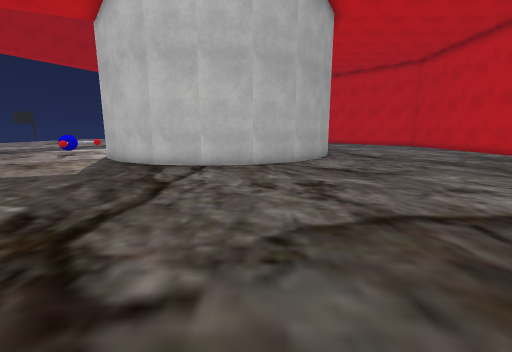
view 1 (above)

19 first-person views from a walk through a Unity game level. The camera is 1.3 m above the floor, tilts 10° down and sees 90° across. The floor is counted in squares, 1 m on a side. Each view is taken from the middle of a square. On the plan, view 1 faces up. The plan holds only what a view shows up to about 13 squares ahead; the rest is blank. The place goes on beyond the plan. The player is left out. Some surface patterns are stand-ins.

view 2
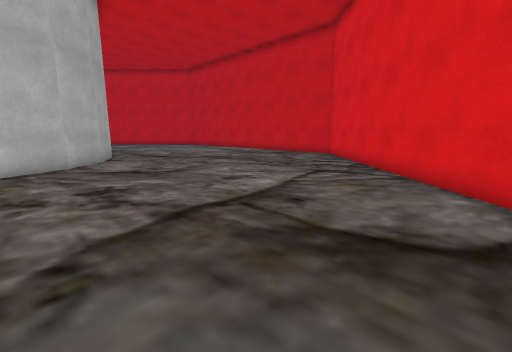

view 3
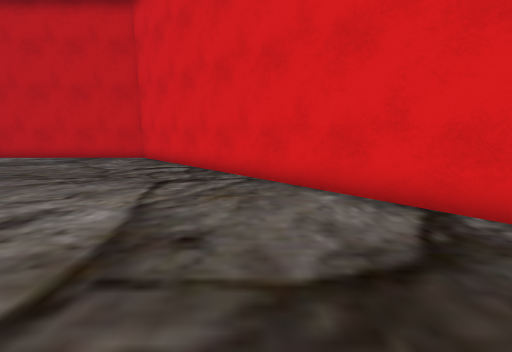

view 4
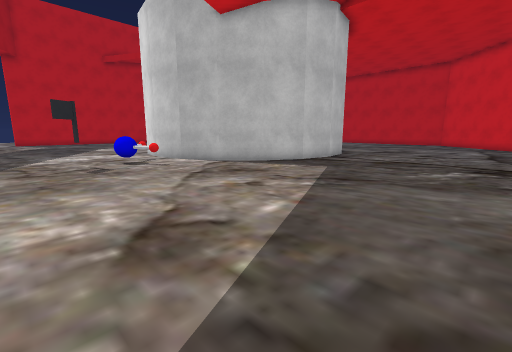

view 5
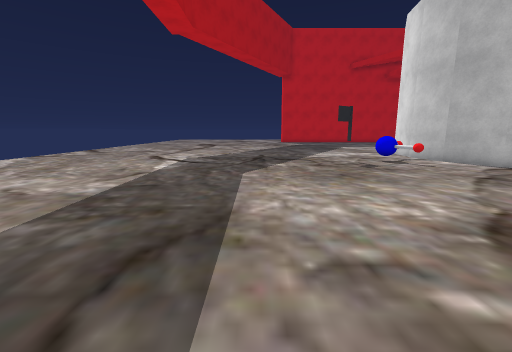

view 6
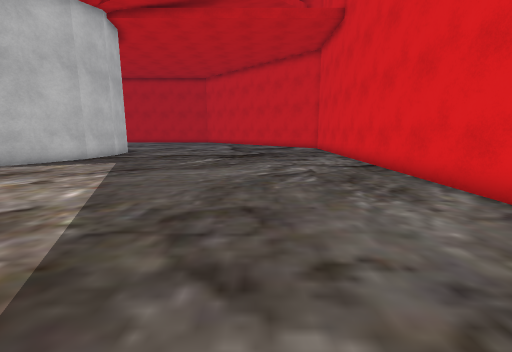

view 7
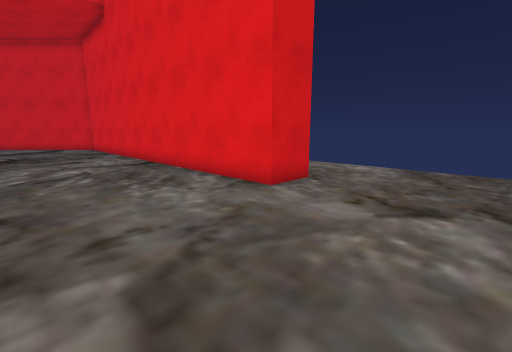

view 8
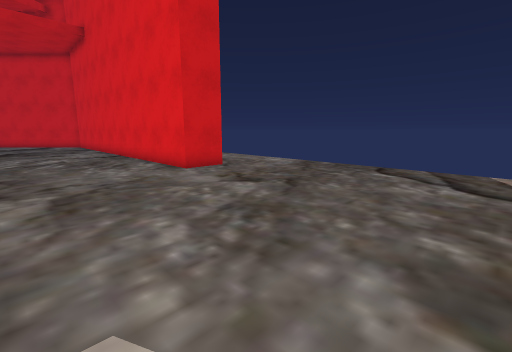

view 9
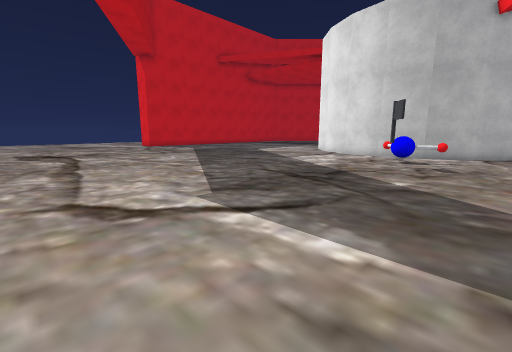

view 10
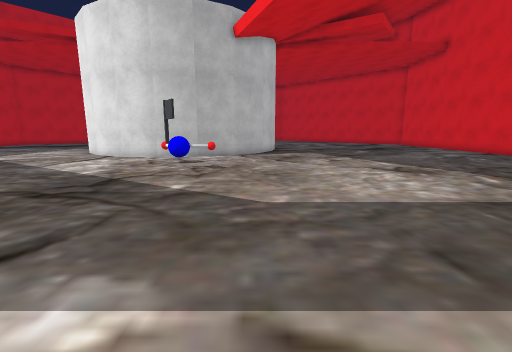

view 11
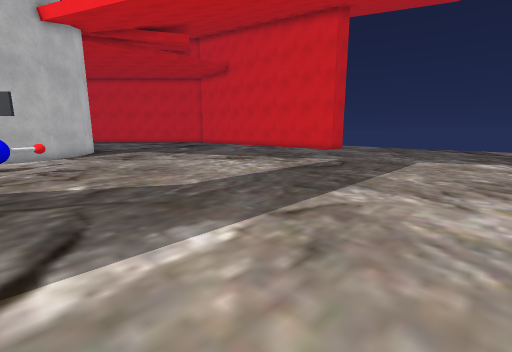

view 12
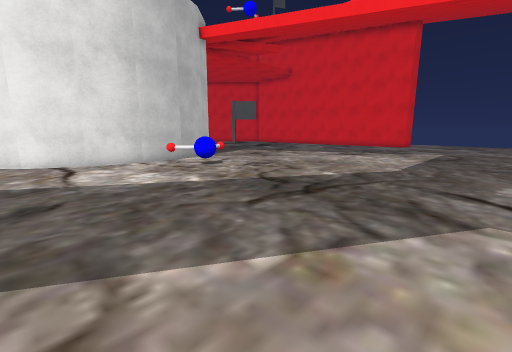

view 13
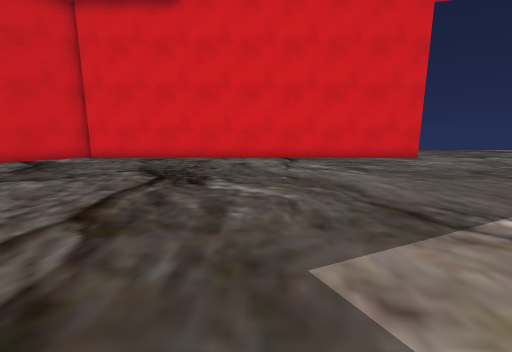

view 14
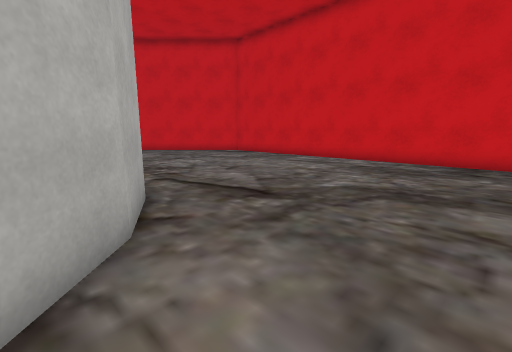

view 15
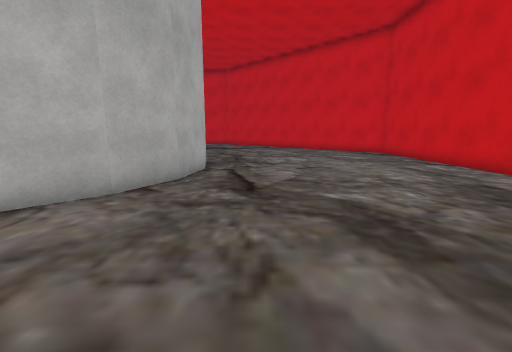

view 16
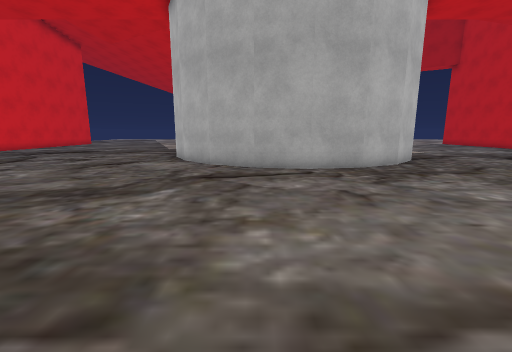

view 17
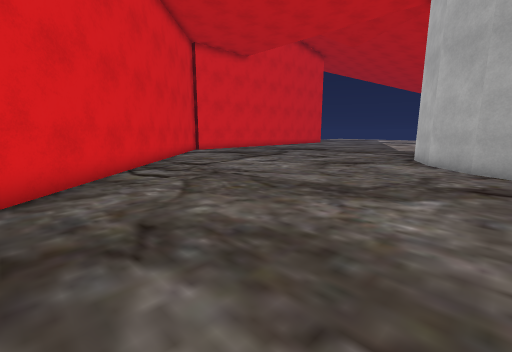

view 18
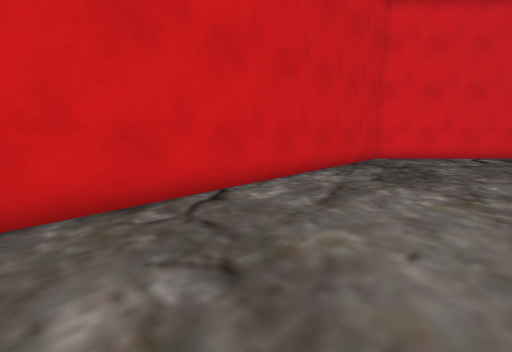

view 19
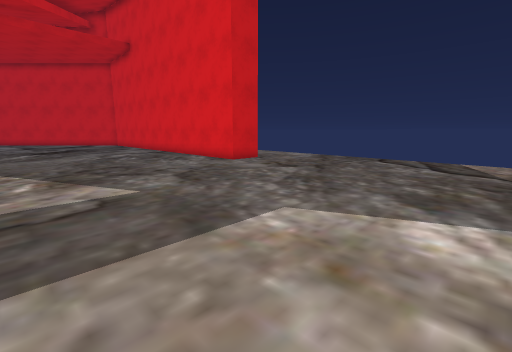

### Floor plan
Points are (right, up) in squares from view 1. A wall is a line through its corners. A room is listed if a view was taken in it or the views show most of it. See-through windows are left out.
Room 1 (views 1, 2, 3, 4, 5, 6, 7, 8, 9, 10, 11, 12, 13, 14, 15, 16, 17, 18, 19)
walls: (-13, -4.2) (-13, -2.6) (3.1, -2.6); (3.2, -2.8) (13.6, 7.5) (13.6, 20.3); (2, 20.6) (3, 19.6) (3.9, 17.8) (4.2, 15.9) (3.9, 13.9) (3, 12.2) (1.6, 10.8) (-0.1, 9.9) (-2.1, 9.6) (-4, 9.9) (-5.7, 10.8) (-7.1, 12.2) (-8, 13.9) (-8.3, 15.9) (-8, 17.8) (-7.1, 19.5) (-6.6, 20.1)
low walls: (-9.8, 13) (-10.2, 13.8); (-10.1, 14.5) (-9.3, 15.2)
ways out: opening at (-13.7, -6)
objects: other object (-12, 14)

Positions as (right, up) in squares from view 1, and headings:
1: (0, 0), facing up
2: (0, 0), facing up-right
3: (1, 2), facing right
4: (-14, 3), facing up-right
5: (-16, 3), facing up
6: (-16, 2), facing right
7: (-17, 2), facing down-right
8: (-21, 2), facing down-right
9: (-22, 11), facing up-right
10: (-21, 11), facing right
11: (-22, 14), facing down-right
12: (-19, 20), facing down-right
13: (-5, 10), facing down
14: (2, 9), facing up-right
15: (6, 7), facing up
16: (13, 14), facing left
17: (13, 13), facing down-left
18: (9, 20), facing down-right
19: (-22, 5), facing down-right
